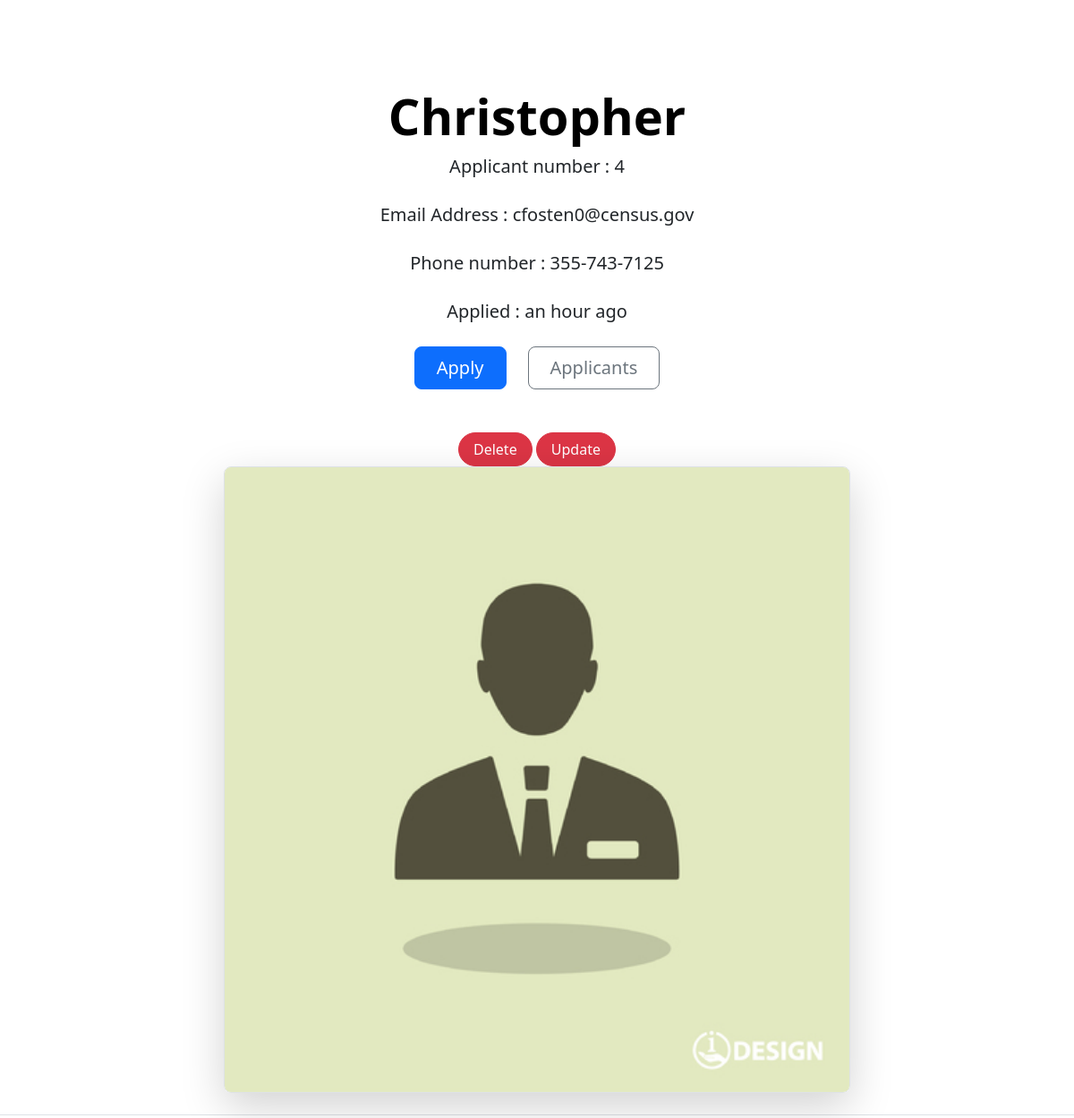
/student/4, run on the app's committed database.
### Formpractise/models.py (models this page shows, shortened)
class Student(models.Model):
    choices = ((False,'Male'),(False,'Female'),(False,'Other'))
    first_name = models.CharField(max_length=20)
    last_name = models.CharField(max_length=20)
    location = models.CharField(max_length=20)
    mothers_name = models.CharField(max_length=20,null=True)
    fathers_name = models.CharField(max_length=20,null=True)
    phone_number = models.CharField(unique=True,max_length=30)
    email_address = models.EmailField(unique=True)
    dateofBirth = models.DateField(null=True)
    application = models.ImageField(upload_to=unique_img,default='applications/default.jpg')
    gender = models.BooleanField(choices=choices,default=False)
    created_at = models.DateTimeField(auto_now_add=True)

### Formpractise/views.py (the view)
# urls.py: path('student/<int:stud_id>',views.student,name='student'),
def student(request, stud_id):
    studentt = Student.objects.get(pk=stud_id)
    return render(request,'student.html',{"student":studentt})

### templates/student.html (shortened to what this page needs)
{% load humanize %}
<!DOCTYPE html>
<html lang="en">
<head>
     <link href="https://cdn.jsdelivr.net/npm/bootstrap@5.3.2/dist/css/bootstrap.min.css" rel="stylesheet">
</head>
<body>
{% include 'alerts.html' %}
{% block content %}
<div class="px-4 pt-5 my-5 text-center border-bottom">
    <h1 class="display-4 fw-bold text-body-emphasis">{{ student.first_name|title }}</h1>
    <div class="col-lg-6 mx-auto">
      <p class="lead mb-4">Applicant number : {{ student.id }}</p>
        <p class="lead mb-4">Email Address : {{ student.email_address }}</p>
        <p class="lead mb-4">Phone number : {{ student.phone_number }}</p>
        <p class="lead mb-4">Applied : {{ student.created_at| naturaltime }}</p>
      <div class="d-grid gap-2 d-sm-flex justify-content-sm-center mb-5">
        <a href="{% url 'home' %}" type="button" class="btn btn-primary btn-lg px-4 me-sm-3">Apply</a>
        <a href="{% url 'allstudents' %}" type="button" class="btn btn-outline-secondary btn-lg px-4">Applicants</a>
      </div><a href="{% url 'delete' student.id %}" class="btn btn-danger rounded-pill px-3" type="button">Delete</a>
        <a href="{% url 'update' student.id %}" class="btn btn-danger rounded-pill px-3" type="button">Update</a>
    </div>
      <div class="container px-5">
        <img src="{{ student.application.url }}" class="img-fluid border rounded-3 shadow-lg mb-4" width="700" height="500" loading="lazy">
      </div>
    </div>
{% endblock %}
</body>
</html>

### data on the page
Student: first_name "Christopher", id "4", email_address "cfosten0@census.gov", phone_number "355-743-7125", created_at "an hour ago", application (placeholder picture)
